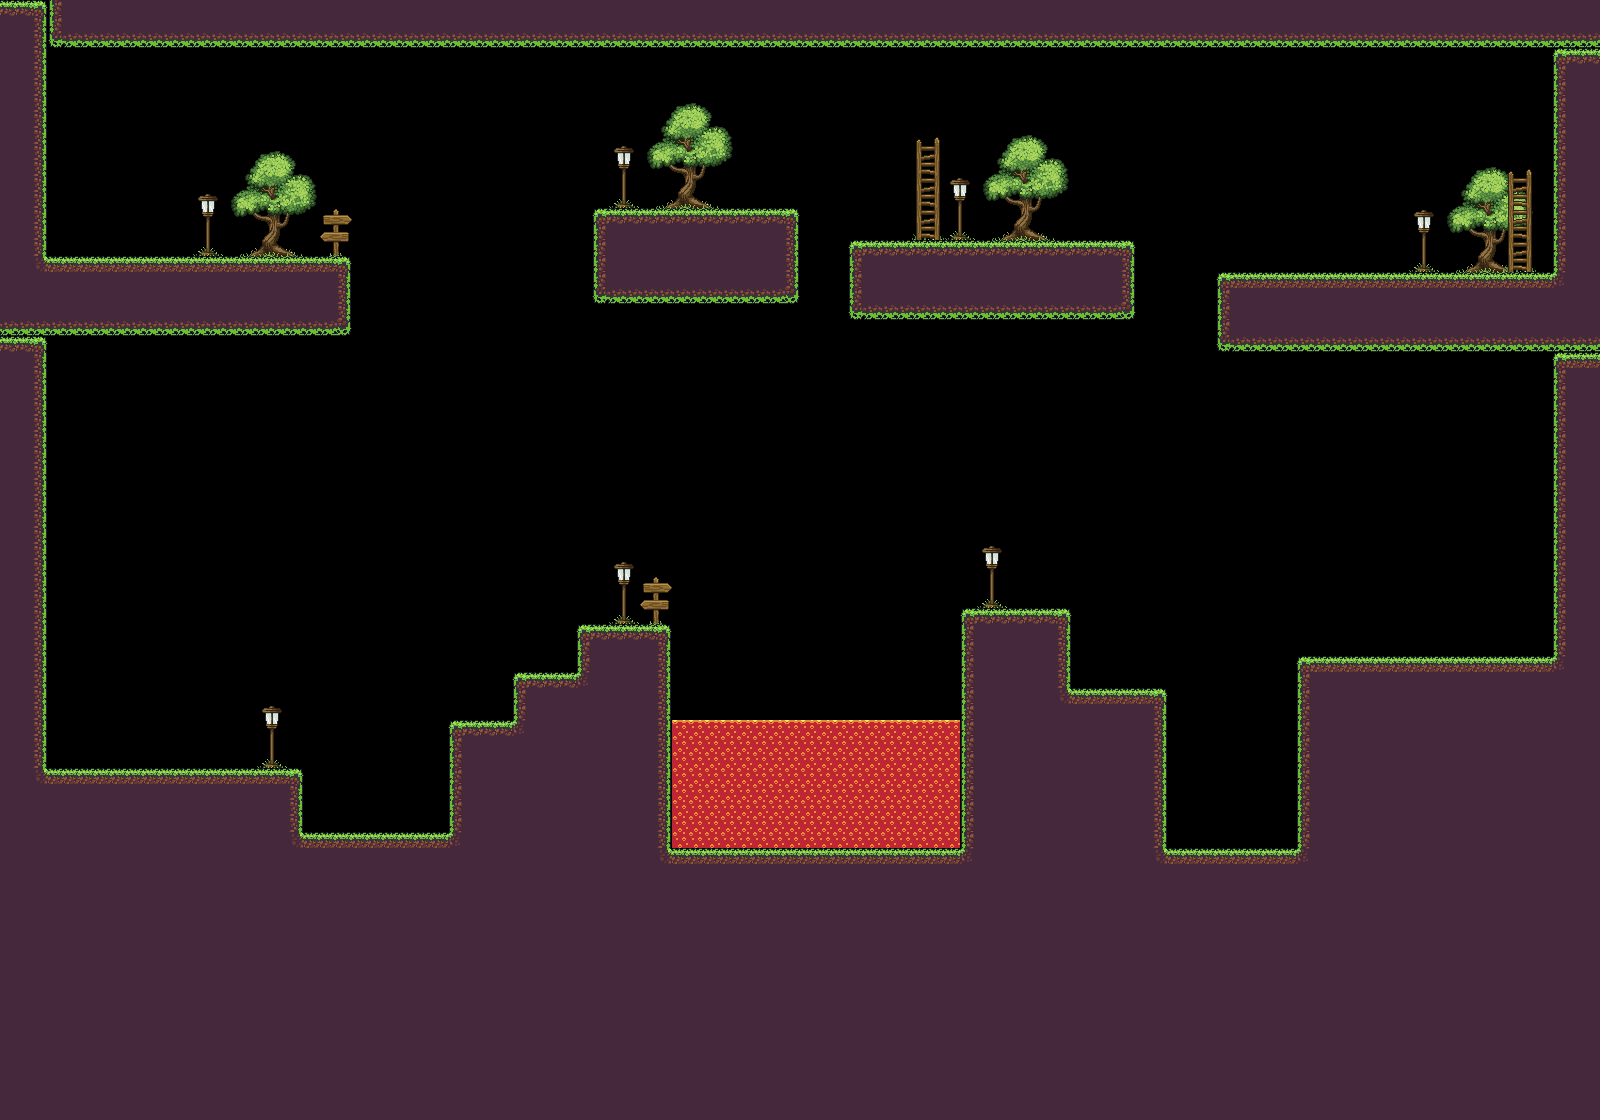

Rendered tile map (Tiled .tmx) drawn with the repository's tilesets; below, a short description and the map source with its tile grids summarised:
An orthogonal 100x70 tile map with 16x16 px tiles, 2 tile layers (World Background, Player Path) and 10 objects (2x Coins, 2x Platform, 2x Box, DownSpikes, Activator, ...).

<map version="1.2" tiledversion="1.3.2" orientation="orthogonal" renderorder="right-down" compressionlevel="0" width="100" height="70" tilewidth="16" tileheight="16" infinite="0" nextlayerid="10" nextobjectid="27">
 <editorsettings>
  <export target="C:/Users/User/Desktop/PROTOTYPE/Game Design/Assignment/game/AssignmentGameProject/Shafeeq/assets/tileMap/LevelA2.json" format="json" />
 </editorsettings>
 <tileset firstgid="1" name="TilesSet16x16(E)" tilewidth="16" tileheight="16" tilecount="8640" columns="108">
  <image source="../TilesSet16x16(E).png" width="1728" height="1280" />
 </tileset>
 <layer id="2" name="World Background" width="100" height="70">
  <data>[7000 cells, 255 non-empty, 62 distinct tile ids]</data>
 </layer>
 <layer id="1" name="Player Path" width="100" height="70">
  <data>[7000 cells, 3446 non-empty, 30 distinct tile ids]</data>
 </layer>
 <objectgroup id="9" name="Spikes">
  <object id="26" name="DownSpikes" x="384" y="272" width="176" height="32" />
 </objectgroup>
 <objectgroup id="3" name="Collectibles">
  <object id="18" name="Coins" x="130.333" y="184" width="58.3333" height="59.6667">
   <ellipse />
  </object>
  <object id="20" name="Coins" x="1395" y="514" width="130" height="117">
   <ellipse />
  </object>
 </objectgroup>
 <objectgroup id="5" name="Platform">
  <object id="14" name="Platform" x="384" y="224" width="176.667" height="48" />
  <object id="15" name="Platform" x="694" y="659.333" width="144.667" height="36.6667" />
 </objectgroup>
 <objectgroup id="6" name="Activator">
  <object id="21" name="Activator" x="1250" y="48" width="44.5" height="205.5" />
 </objectgroup>
 <objectgroup id="7" name="Detector">
  <object id="22" name="Detector" x="727.333" y="196" width="66.6667" height="22.6667" />
 </objectgroup>
 <objectgroup id="8" name="Box">
  <object id="23" name="Box" x="644" y="177.333" width="32" height="36" />
  <object id="24" name="Box" x="1045.33" y="210.667" width="40" height="33.3333" />
 </objectgroup>
 <objectgroup id="4" name="SpawnPoint">
  <object id="17" name="Spawn Point" x="207.667" y="762.667">
   <point />
  </object>
 </objectgroup>
</map>
